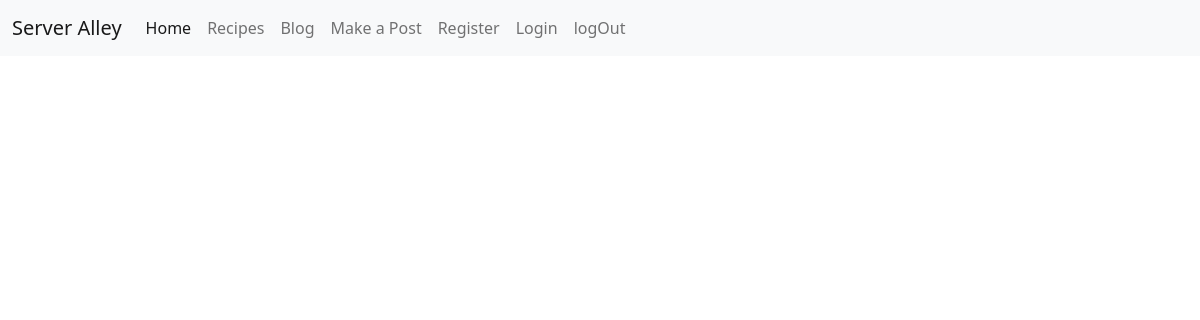
/blog, run on an earlier commit of the app's database.
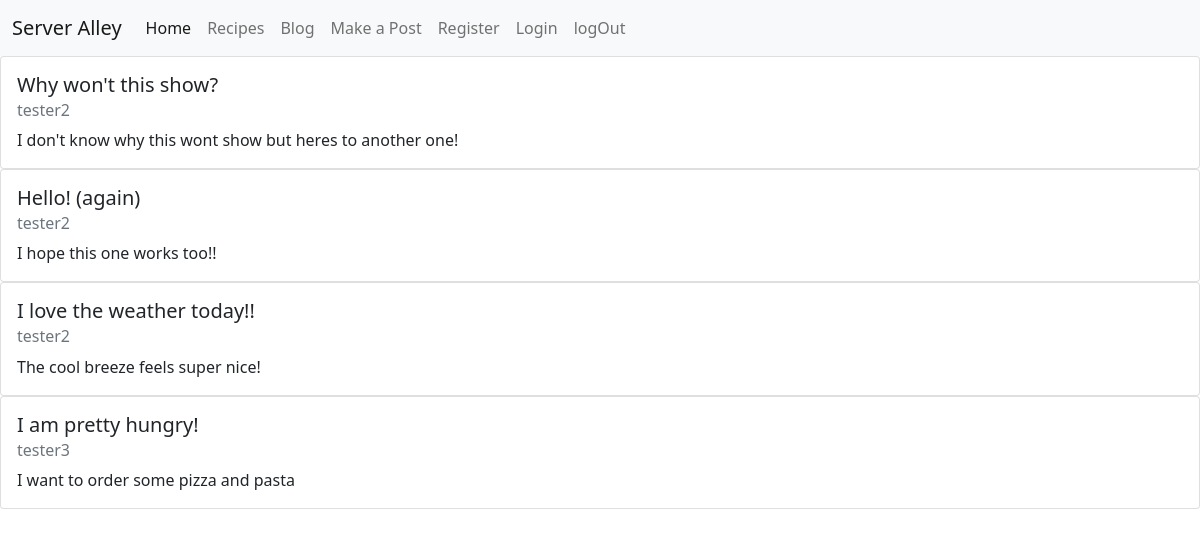
And on a later commit of the database.
### app/models.py (models this page shows, shortened)
class Post( db.Model):
     id= db.Column(db.Integer, primary_key=True)
     title = db.Column(db.String(100), nullable= False)
     body = db.Column(db.String(1000), nullable= False)
     date_created= db.Column(db.DateTime, nullable= False, default=datetime.utcnow)
     user_id= db.Column (db.Integer,db.ForeignKey('user.id'), nullable=False)
     def get_user(self):
         return User.query.filter_by(id=self.user_id).first().username

class User(db.Model, UserMixin):
    id= db.Column(db.Integer, primary_key=True)
    username= db.Column(db.String(20), unique=True, nullable=False)
    email= db.Column(db.String(50),unique=True, nullable=False)
    password= db.Column(db.String(256), nullable=False)
    date_created= db.Column(db.DateTime, nullable= False, default=datetime.utcnow)
    posts=db.relationship('Post', backref='user')

### app/routes.py (the view)
@app.route('/blog')
def blog():
    posts= Post.query.all()
    return render_template('blog.html', posts = posts)

### app/templates/blog.html
{% extends 'base.html' %}
{% block content %}
    {% for post in posts %}
    <div class="card">
        <div class="card-body">
          <h5 class="card-title">{{ post.title}}</h5>
          <h6 class="card-subtitle mb-2 text-muted">{{ post.get_user()}}</h6>
          <p class="card-text">{{ post.body}}</p>
        </div>
      </div>
      {% endfor %}
{% endblock %}

### app/templates/base.html (shortened to what this page needs)
<!DOCTYPE html>
<html lang="en">
<head>
<link rel="stylesheet" href="https://cdnjs.cloudflare.com/ajax/libs/twitter-bootstrap/5.1.0/css/bootstrap.min.css">
<link rel="stylesheet" href="https://cdnjs.cloudflare.com/ajax/libs/font-awesome/5.15.4/css/all.min.css">
</head>
{% include 'navbar.html' %}
<body>
    {% block content %}
    {% endblock %}
</body>
</html>

### app/templates/navbar.html (shortened to what this page needs)
<nav class="navbar navbar-expand-lg navbar-light bg-light">
    <div class="container-fluid">
        <a class="navbar-brand" href="{{ url_for('index')}}">Server Alley</a>
            <div class="collapse navbar-collapse" id="navbarNav">
                <ul class="navbar-nav">
                     <li class="nav-item">
                     <a class="nav-link active" aria-current="page" href="{{url_for('index')}}">Home</a>
                     </li>
                     <li class="nav-item">
                     <a class="nav-link" href="/">Recipes</a>
                     </li>
                    <li class="nav-item">
                     <a class="nav-link" href="{{ url_for('blog')}}">Blog</a>
                     </li>
                     <li class="nav-item">
                        <a class="nav-link"href="{{url_for('makePost')}}">Make a Post</a>
                        </li>
                     <li class="nav-item">
                        <a class="nav-link"href="{{url_for('register')}}">Register</a>
                    </li>
                     <li class="nav-item">
                        <a class="nav-link"href="{{url_for('login')}}">Login</a>
                    </li>
                     <li class="nav-item">
                     <a class="nav-link"href="/">logOut</a>
                     </li>
                 </ul>
            </div>
        </div>
  </nav>

What changed in the data, as far as the page shows it:
added Post: title "Why won't this show?", get_user "tester2", body "I don't know why this wont show but heres to another one!"
added Post: title "Hello! (again)", get_user "tester2", body "I hope this one works too!!"
added Post: title "I love the weather today!!", get_user "tester2", body "The cool breeze feels super nice!"
added Post: title "I am pretty hungry!", get_user "tester3", body "I want to order some pizza and pasta"
